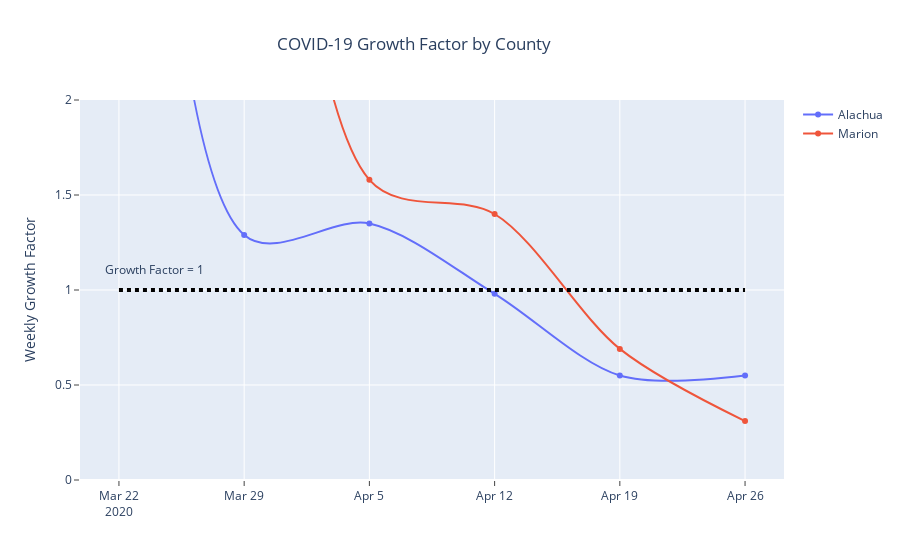

Notebook source saved alongside this figure:
### Code cell
data.growth_factor()

### Figure 1 — Plotly figure (JSON) as saved in the notebook; plotly's stock layout.template omitted (floating-point values rounded to 4 significant figures)
{"data": [{"line": {"shape": "spline", "smoothing": 0.9}, "mode": "lines+markers", "name": "Alachua", "type": "scatter", "x": ["2020-03-22T00:00:00", "2020-03-29T00:00:00", "2020-04-05T00:00:00", "2020-04-12T00:00:00", "2020-04-19T00:00:00", "2020-04-26T00:00:00"], "y": [10.33, 1.29, 1.35, 0.98, 0.55, 0.55]}, {"line": {"shape": "spline", "smoothing": 0.9}, "mode": "lines+markers", "name": "Marion", "type": "scatter", "x": ["2020-03-29T00:00:00", "2020-04-05T00:00:00", "2020-04-12T00:00:00", "2020-04-19T00:00:00", "2020-04-26T00:00:00"], "y": [6.33, 1.58, 1.4, 0.69, 0.31]}, {"mode": "text", "showlegend": false, "text": ["Growth Factor = 1"], "type": "scatter", "x": ["2020-03-24T00:00:00"], "y": [1.1]}], "layout": {"shapes": [{"line": {"color": "black", "dash": "dot", "width": 4}, "type": "line", "x0": "2020-03-22T00:00:00", "x1": "2020-04-26T00:00:00", "y0": 1, "y1": 1}], "title": {"text": "COVID-19 Growth Factor by County", "x": 0.46, "xanchor": "center"}, "xaxis": {"ticks": "outside", "title": {"text": ""}, "type": "date"}, "yaxis": {"range": [0, 2], "ticks": "outside", "title": {"text": "Weekly Growth Factor"}, "type": "linear"}}}
